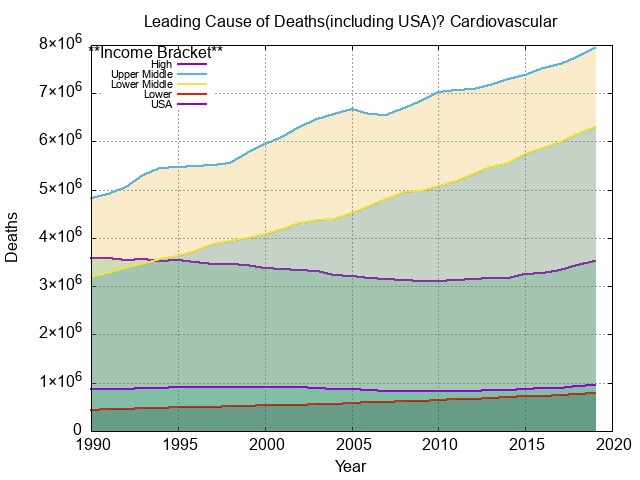

Reproduce this figure in gnuplot.
# Gnuplot script for plotting CSV data with transparent filled areas

# Setting the datafile separator as comma for CSV
set datafile separator ','

# Setting the title of the plot
set title 'Leading Cause of Deaths(including USA)? Cardiovascular'

# Setting labels for axes
set xlabel 'Year'
set ylabel 'Deaths'

# Setting the output format (change as needed, e.g., png, pdf, etc.)
set terminal jpeg
set output 'cardio_filled.jpeg'
set grid

# Positioning the legend at the top left
set key top left
set key title "**Income Bracket**"
set key font ",8"

# Setting the style for transparent fill
set style fill transparent solid 0.2 noborder

# Plotting the data with filled curves
plot 'data/highinc.csv' using 3:15 with lines title "High" linewidth 2,\
     '' using 3:15 with filledcurves x1 title "",\
     'data/uppermid.csv' using 3:15 with lines title "Upper Middle" linewidth 2,\
     '' using 3:15 with filledcurves x1 title "",\
     'data/lowermid.csv' using 3:15 with lines title "Lower Middle" linewidth 2,\
     '' using 3:15 with filledcurves x1 title "",\
     'data/lowhinc.csv' using 3:15 with lines title "Lower" linewidth 2,\
     '' using 3:15 with filledcurves x1 title "",\
     'data/usa.csv' using 3:15 with lines title "USA" linewidth 2,\
     '' using 3:15 with filledcurves x1 title ""
     # 'data/world.csv' using 3:15 with lines title "World" linewidth 2,\
     # '' using 3:15 with filledcurves x1 title ""
